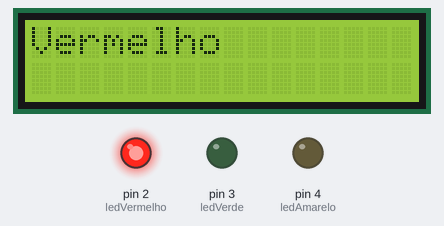
The sketch below on a simulated Arduino Uno, built with avr-gcc and run on an emulated ATmega328P. Shown: 16×2 character LCD, output pins drawn as LEDs (lit = HIGH).

Above: at 0.1 s.
At 2.1 s:
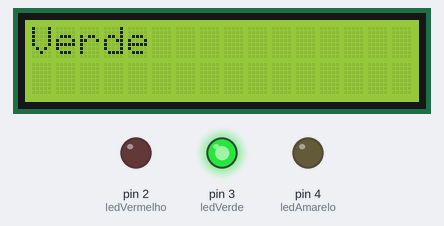
At 5.1 s:
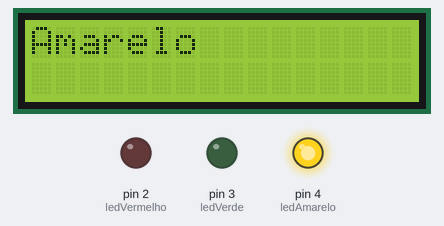
Timing chart, 0 to 130.0 s (numbered marks = the images above):
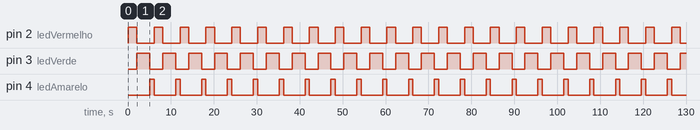

Measured:
- by itself, pin 2 (ledVermelho): alternates HIGH for 2.0 s and LOW for 4.0 s
- by itself, pin 3 (ledVerde): alternates HIGH for 3.0 s and LOW for 3.0 s
- by itself, pin 4 (ledAmarelo): alternates HIGH for 1.0 s and LOW for 5.0 s
- what the display in image 1 shows lasts 3.0 s, from 2.1 s to 5.1 s

The sketch:

Display_I2C_com_semaforo.ino
```cpp
#include <Wire.h>
#include <LiquidCrystal_I2C.h>

#define ENDERECO  0x27 // Endereço do Display I2C
#define COLUNAS   16
#define LINHAS    2

LiquidCrystal_I2C lcd(ENDERECO, COLUNAS, LINHAS);

const int ledVermelho = 2;
const int ledVerde = 3;
const int ledAmarelo = 4;

void setup() {
  lcd.init();
  lcd.backlight();
  lcd.clear();

  pinMode(ledVermelho, OUTPUT);
  pinMode(ledVerde, OUTPUT);
  pinMode(ledAmarelo, OUTPUT);}

void loop() {
  digitalWrite(ledVermelho, HIGH);
  lcd.clear();
  lcd.print("Vermelho");
  delay(2000);
  digitalWrite(ledVermelho, LOW);

  digitalWrite(ledVerde, HIGH);
  lcd.clear();
  lcd.print("Verde");
  delay(3000);
  digitalWrite(ledVerde, LOW);

  digitalWrite(ledAmarelo, HIGH);
  lcd.clear();
  lcd.print("Amarelo");
  delay(1000);
  digitalWrite(ledAmarelo, LOW);}
```
